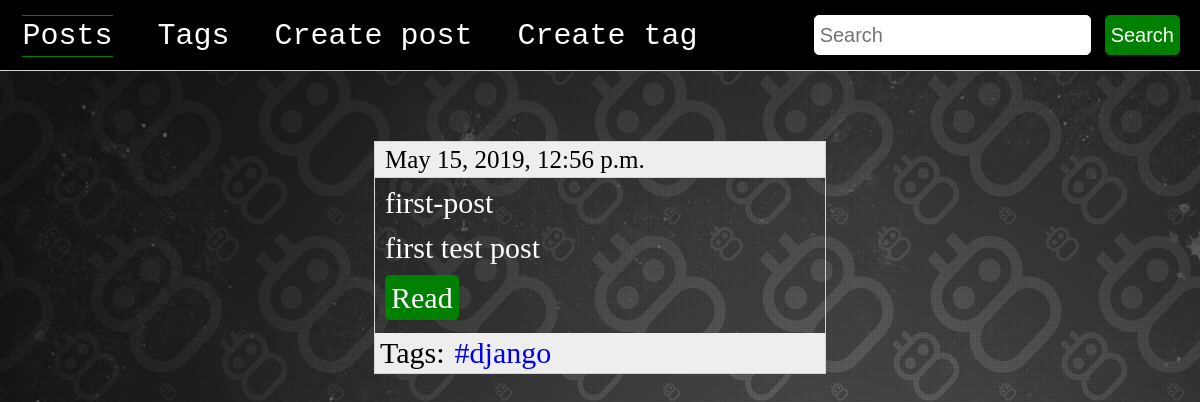
The app's page /blog/posts with its own data.
### blog/models.py (models this page shows, shortened)
class Post(models.Model):
    title = models.CharField(max_length=50, db_index=True)
    slug = models.SlugField(max_length=50, db_index=True, unique=True)
    body = models.TextField(blank=True, db_index=True)
    datetime = models.DateTimeField(auto_now_add=True)
    tags = models.ManyToManyField('Tag', blank=True, related_name='posts')
    def get_absolute_url(self):
        return reverse('post_detail_url', kwargs={'slug':self.slug})

class Tag(models.Model):
    title = models.CharField(max_length=50)
    slug = models.SlugField(max_length=50)
    def get_absolute_url(self):
        return reverse('tag_detail_url', kwargs={'slug':self.slug})

### blog/views.py (the view)
# urls.py: path('posts', posts_list, name='posts_list_url'),
def posts_list(request):
    posts = Post.objects.all()
    return render(request, 'blog/posts_list.html', context={'posts':posts})

### blog/templates/blog/posts_list.html
{% extends 'blog/base.html' %}
{% load static %}
{% block link %}
<link rel="stylesheet" href="{% static 'css/post_list.css' %}">
<link rel="stylesheet" href="{% static 'css/post_card_template.css' %}">
{% endblock %}
{% block content %}
  <main>
    {% for post in posts %}
        {% include 'blog/includes/post_card_template.html' %}
    {% endfor %}
  </main>
{% endblock %}

### blog/templates/blog/includes/post_card_template.html
<div class="post_card">
  <div class="post_header">{{ post.datetime }}</div>
  <div class="post_content">
    <h3>{{ post.title }}</h3>
    <p>{{ post.body }}</p>
    <a href="{{ post.get_absolute_url }}">Read</a>
  </div>
  <div class="post_footer">
    <h4>Tags:</h4>
    {% for tag in post.tags.all %}
      <a href="{{ tag.get_absolute_url }}">#{{ tag.title }}</a>
    {% endfor %}
  </div>
</div>

### static/css/base.css (style rules this page uses)
body { background-image: url(../img/posts_list_background.jpg); }

### static/css/post_list.css (style rules this page uses)
main { display: flex; justify-content: center; width: 100%; }

### static/css/post_card_template.css (style rules this page uses)
.post_card { border: 1px solid #d5d5d5; font-size: 30px; width: 450px; }
.post_header { background: #eeeeee; font-size: 25px; padding: 5px; padding-left: 10px; border-bottom: 1px solid #d5d5d5; margin-bottom: 10px; }
.post_content { padding-left: 10px; color: white; }
.post_content p { margin-top: 15px; margin-bottom: 20px; }
.post_content a { border: 1px solid green; border-radius: 5px; background: green; color: white; text-decoration: none; padding: 5px; }
.post_footer { display: flex; background: #eeeeee; margin-top: 20px; padding: 5px; }
.post_footer h4 { margin-right: 10px; }
.post_footer a { text-decoration: none; }

### records on screen
Post: datetime "May 15, 2019, 12:56 p.m.", title "first-post", body "first test post"
Tag: title "django"
